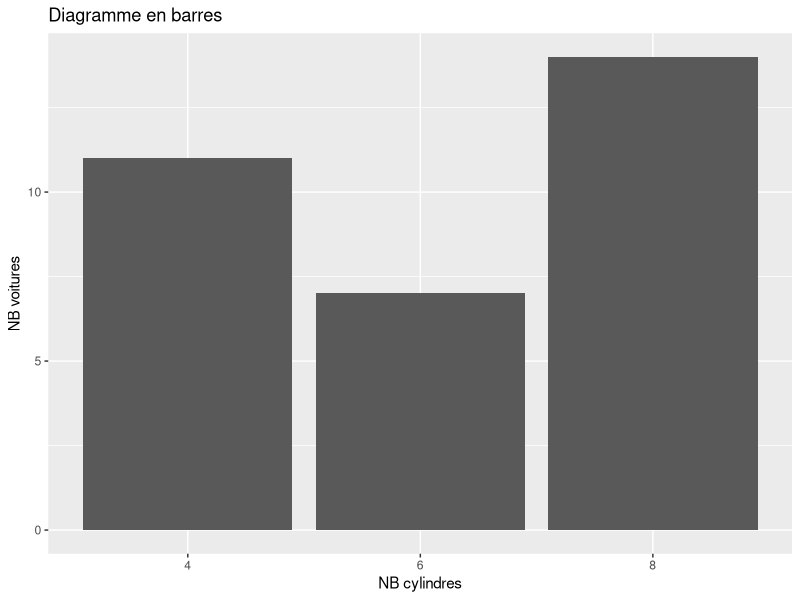
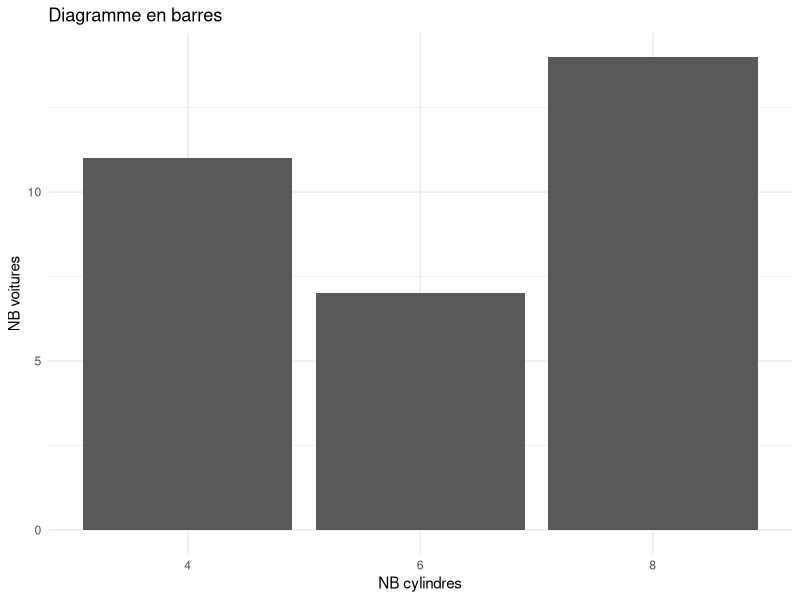
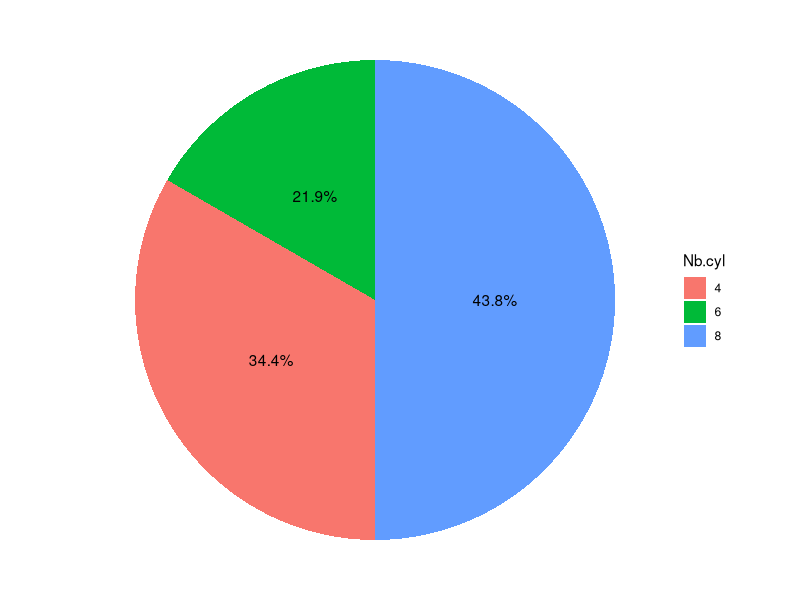
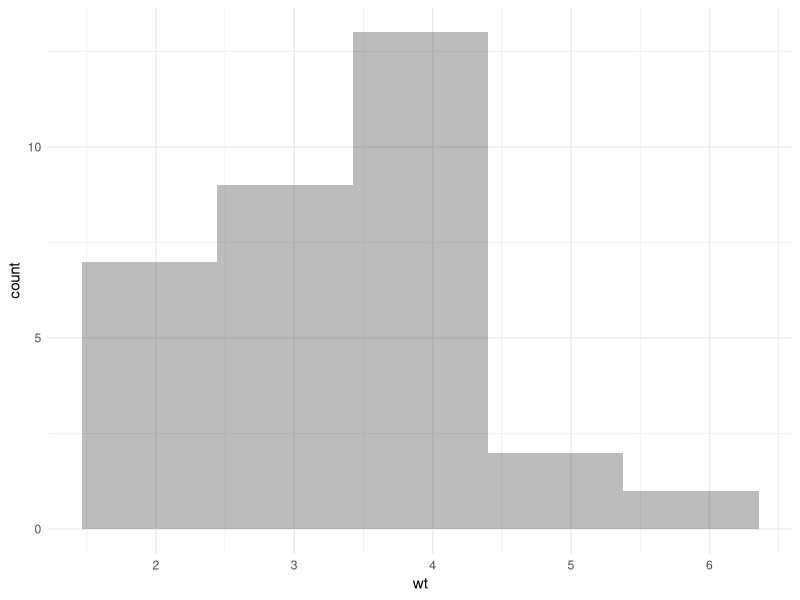
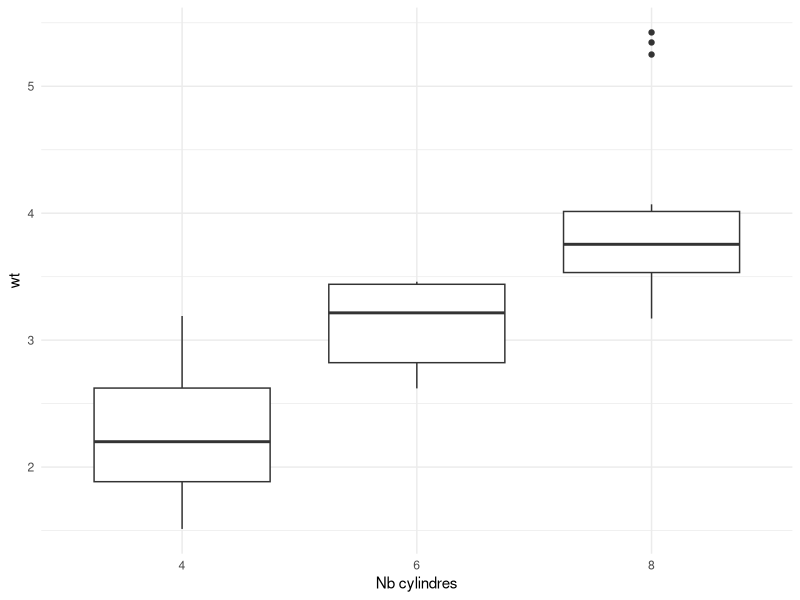
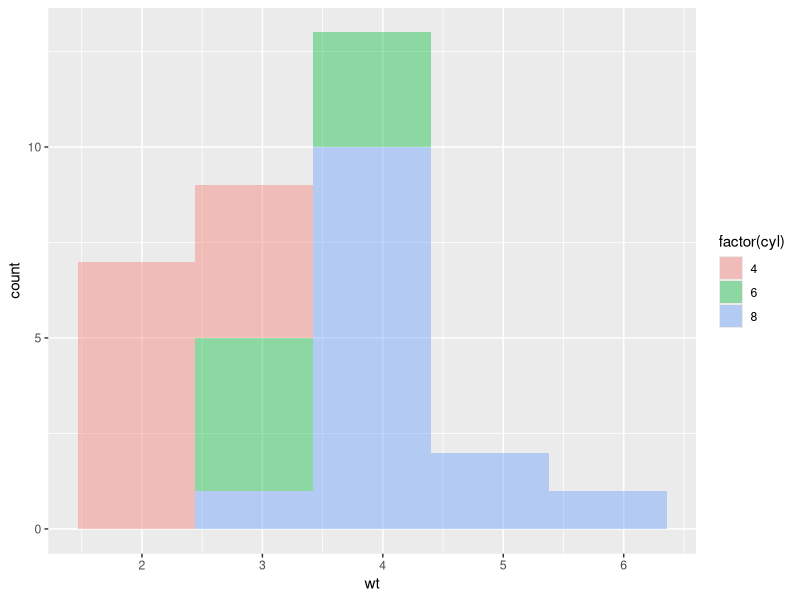
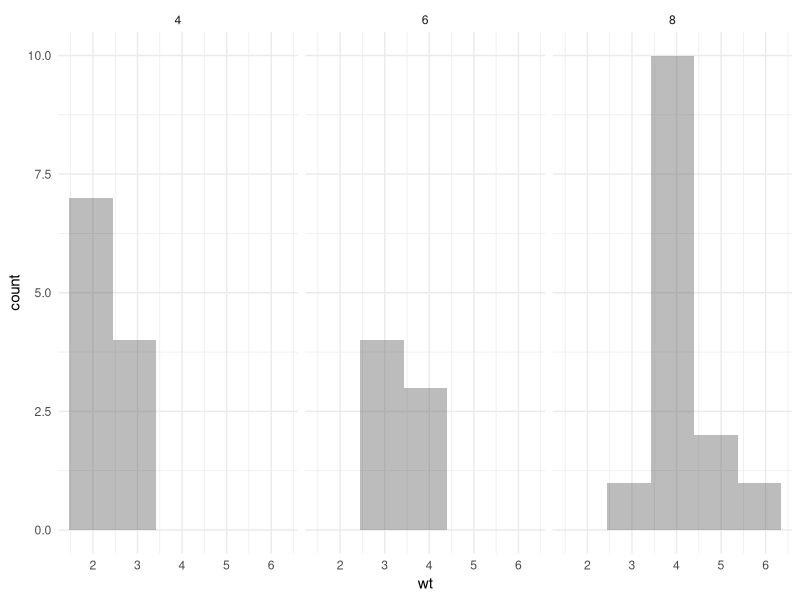
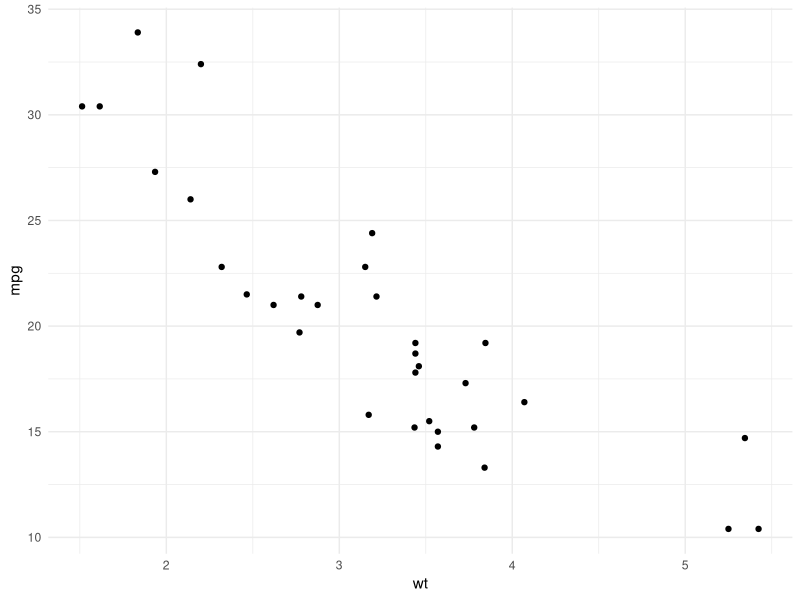

Here is the R script that generated these plots, in order:
## ---- chunk 1
library(ggplot2)
library(dplyr)
## ---- chunk 2
ggplot(mtcars,
       aes(x=factor(cyl)))+
  geom_bar()+
  labs(
    title="Diagramme en barres",
    x="NB cylindres",
    y="NB voitures"
  )
## ---- chunk 3
ggplot(mtcars,
       aes(x=factor(cyl)))+
  geom_bar()+
  labs(
    title="Diagramme en barres",
    x="NB cylindres",
    y="NB voitures"
  )+
  theme_minimal()
## ---- chunk 4
library(scales)
df=as.data.frame(table(mtcars$cyl))
colnames(df)[1]="Nb.cyl"
df=df%>%
  mutate(Prop=percent(Freq/sum(Freq)))
ggplot(df, aes(x="", y=Prop,fill=Nb.cyl)) +
  geom_bar(stat="identity", width=1) +
  geom_text(aes(label = Prop),
            position = position_stack(vjust = 0.5))+
  coord_polar("y", start=0)+
  theme_void()
## ---- chunk 5
ggplot(mtcars,aes(x=wt))+
  geom_histogram(bins=5,alpha=.4)+
  theme_minimal()
## ---- chunk 6
ggplot(mtcars,aes(x=factor(cyl),y=wt))+
  geom_boxplot()+
  theme_minimal()+
  labs(x="Nb cylindres")
## ---- chunk 7
ggplot(mtcars,aes(x=wt,fill = factor(cyl)))+
  geom_histogram(alpha=.4,bins=5)
## ---- chunk 8
ggplot(mtcars,aes(x=wt))+
  geom_histogram(bins=5,alpha=.4)+
  facet_grid(~cyl)+theme_minimal()
## ---- chunk 9
ggplot(mtcars,aes(x=wt,y=mpg))+
  geom_point()+theme_minimal()
## ---- chunk 10
library(ggstats)
ggplot(mtcars,aes(x=factor(cyl),fill=factor(vs)))+
  labs(
    x="Nb de cylindres",
    title="Proportions des classes",
    y="Proportions"
  )+
  geom_prop_bar()+
  geom_prop_text()+
  theme_minimal()
## ---- chunk 11
#| code-fold: true
#| code-summary: "Voir la correction"
data <- read.csv("temperat1.csv", row.names=1, sep=";")
ggplot(data,aes(x=Lon,y=Lat,label=rownames(data)))+
  geom_text()+
  theme_minimal()
## ---- chunk 12
#| code-fold: true
#| code-summary: "Voir la correction"
library(reshape2)
df=as.data.frame(t(data%>%select(Jan:Dec)))
df$mois=1:12
df2=df%>%
  select(mois,Nant,Renn,Bres)%>%
  melt(id.vars = "mois",variable.name = "Ville")
ggplot(df2,aes(x=mois,y=value,color=Ville))+
  geom_point()+
  geom_line()+
  theme_minimal()+
  scale_x_discrete(limits=factor(1:12),labels=rownames(df))
## ---- chunk 13
data <- read.csv("bordeaux1.csv",sep = ",")
## ---- chunk 14
#| code-fold: true
#| code-summary: "Voir la correction"
data$Y1<-factor(data$Y1,levels=c("médiocre","moyen","bon"))
ggplot(data,aes(x=Y1,y=Temperature))+
  geom_boxplot()+
  labs(
    x="Qualité du vin",
    y="Température"
  )+
  geom_hline(yintercept = mean(data$Temperature),
             linetype="dashed",
             colour="red")+
  theme_minimal()

ggplot(data,aes(x=Y1,y=Pluie))+
  geom_boxplot()+
  labs(
    x="Qualité du vin",
    y="Pluie"
  )+
  geom_hline(yintercept = mean(data$Pluie),
             linetype="dashed",
             colour="red")+
  theme_minimal()
## ---- chunk 15
#| code-fold: true
#| code-summary: "Voir la correction"

ggplot(data,aes(x=Chaleur))+
  geom_histogram(bins=5,alpha=.5)+
  facet_grid(~Y1)+
  theme_minimal()
## ---- chunk 16
#| code-fold: true
#| code-summary: "Voir la correction"
med<-median(data$Pluie)
data$pluie_quali<-factor(
  as.numeric(data$Pluie>med),labels = c("Faibles","Fortes"))
ggplot(data,aes(x=Y1,fill=pluie_quali))+
  geom_prop_bar()+
  geom_prop_text()+
  xlab("Qualité du vin")
## ---- chunk 17
#| code-fold: true
#| code-summary: "Voir la correction"


ggplot(data,aes(x=Temperature,y=Pluie,color=Y1,label=Annee))+
  geom_text()+theme_minimal()
